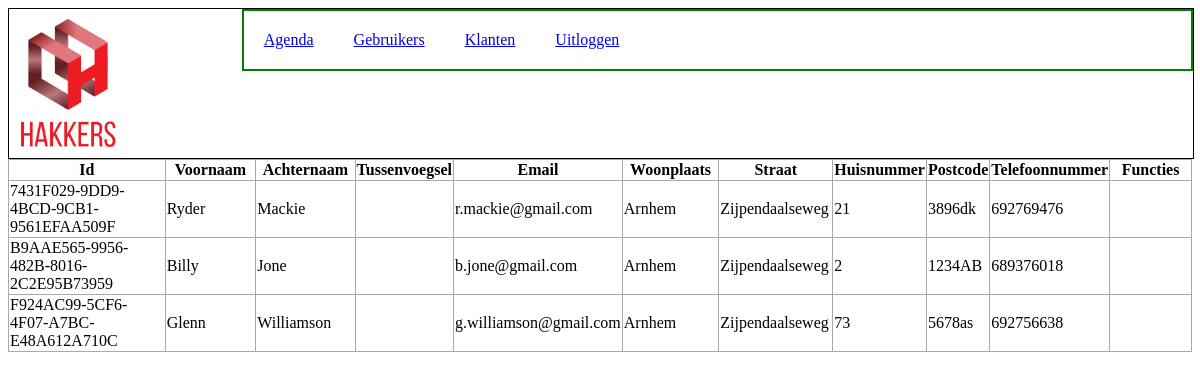
The app's page /index.php?page=klanten.inc.php with its own data.
### tables this page shows
CREATE TABLE `klanten` (
  `Id` varchar(36) NOT NULL,
  `Voornaam` varchar(100) NOT NULL,
  `Achternaam` varchar(100) NOT NULL,
  `Tussenvoegsel` varchar(100) NOT NULL,
  `Email` varchar(100) NOT NULL,
  `Woonplaats` varchar(100) NOT NULL,
  `Straat` varchar(100) NOT NULL,
  `Huisnummer` varchar(10) NOT NULL,
  `Postcode` varchar(6) NOT NULL,
  `Telefoonnummer` int(10) NOT NULL
);

### includes/functies.inc.php (called while the page is built, shortened)
<?php
	$RolePermission = array(
		"PaginaAgenda"=>array(1,2,3),
		"WerkzaamheidRegistreren"=>array(1,3),
		"WerkzaamheidVerwijderen"=>array(1,3),
		"WerkzaamheidWijzigen"=>array(3),
		"PaginaGebruikers"=>array(3),
		"GebruikerRegistreren"=>array(3),
		"GebruikerVerwijderen"=>array(3),
		"GebruikerWijzigen"=>array(3),
		"WachtwoordGebruikerWijzigen"=>array(),
		"MaakGebruikerAdmin"=>array(),
		"PaginaKlanten"=>array(2,3),
		"KlantRegistreren"=>array(2,3),
		"KlantVerwijderen"=>array(2,3),
		"KlantWijzigen"=>array(2,3),
	);
	function RequestPermission($request_par,$role_par){
		global $conn;
		global $RolePermission;
		$id = $_SESSION["User"]['id'];
		$sql_permissions = "SELECT COUNT(*) FROM bevoegdheden WHERE GebruikerId='$id' AND Bevoegdheid='$request_par'";
		$result = $conn->prepare($sql_permissions);
		$result->execute();
		if($result->fetchColumn() == "1" OR in_array($role_par, $RolePermission[$request_par])){
			return true;
		}else{
			return false;
		}
	}
?>

### includes/klanten.inc.php (the view, shortened to what this page needs)
<table id="tableKlanten">
	<tr>
		<th style="width:20%;">Id</th>
		<th style="width:10%;">Voornaam</th>
		<th style="width:10%;">Achternaam</th>
		<th style="width:5%;">Tussenvoegsel</th>
		<th style="width:10%;">Email</th>
		<th style="width:10%;">Woonplaats</th>
		<th style="width:10%;">Straat</th>
		<th style="width:5%;">Huisnummer</th>
		<th style="width:5%;">Postcode</th>
		<th style="width:5%;">Telefoonnummer</th>
		<th style="width:15%;">Functies</th>
	</tr>
	<?php
		require "php/connect.php";
		$sql = "SELECT * FROM klanten";
		$result = $conn->prepare($sql);
		$result ->execute();
		while($klant_par = $result->fetch(PDO::FETCH_ASSOC)) {
			echo "	<tr>
				<td>" . $klant_par['Id'] . "</td>
				<td>" . $klant_par['Voornaam'] . "</td>
				<td>" . $klant_par['Achternaam'] . "</td>
				<td>" . $klant_par['Tussenvoegsel'] . "</td>
				<td>" . $klant_par['Email'] . "</td>
				<td>" . $klant_par['Woonplaats'] . "</td>
				<td>" . $klant_par['Straat'] . "</td>
				<td>" . $klant_par['Huisnummer'] . "</td>
				<td>" . $klant_par['Postcode'] . "</td>
				<td>" . $klant_par['Telefoonnummer'] . "</td>
				<td>";
			echo "</td></tr>";
		}
	?>
</table>
<br>

### css/style.css (style rules this page uses)
table { border-collapse:collapse; width:100%; }
table > tbody > tr { width:100%; }
table > tbody > tr, table > tbody > tr > th, table > tbody > tr > td { border: 1px solid #aaaaaa; }

### records on screen
klanten: Id "7431F029-9DD9-4BCD-9CB1-9561EFAA509F", Voornaam "Ryder", Achternaam "Mackie", Email "r.mackie@gmail.com", Woonplaats "Arnhem", Straat "Zijpendaalseweg", Huisnummer "21", Postcode "3896dk", Telefoonnummer "692769476"
klanten: Id "B9AAE565-9956-482B-8016-2C2E95B73959", Voornaam "Billy", Achternaam "Jone", Email "b.jone@gmail.com", Woonplaats "Arnhem", Straat "Zijpendaalseweg", Huisnummer "2", Postcode "1234AB", Telefoonnummer "689376018"
klanten: Id "F924AC99-5CF6-4F07-A7BC-E48A612A710C", Voornaam "Glenn", Achternaam "Williamson", Email "g.williamson@gmail.com", Woonplaats "Arnhem", Straat "Zijpendaalseweg", Huisnummer "73", Postcode "5678as", Telefoonnummer "692756638"
